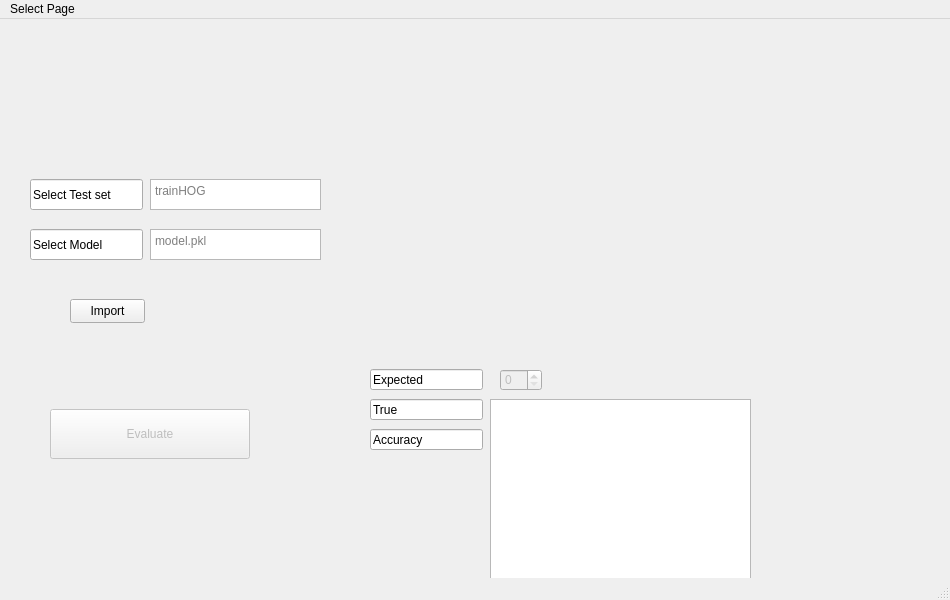
<?xml version="1.0" encoding="UTF-8"?>
<ui version="4.0">
 <class>Model_Evaluate_2</class>
 <widget class="QMainWindow" name="Model_Evaluate_2">
  <property name="geometry">
   <rect>
    <x>0</x>
    <y>0</y>
    <width>950</width>
    <height>600</height>
   </rect>
  </property>
  <property name="windowTitle">
   <string>Evaluate Window</string>
  </property>
  <property name="iconSize">
   <size>
    <width>16</width>
    <height>16</height>
   </size>
  </property>
  <widget class="QWidget" name="centralwidget">
   <widget class="QLabel" name="Image">
    <property name="geometry">
     <rect>
      <x>330</x>
      <y>30</y>
      <width>371</width>
      <height>301</height>
     </rect>
    </property>
    <property name="text">
     <string/>
    </property>
    <property name="pixmap">
     <pixmap>../../../Pictures/c2p conversion/patrick.jpg</pixmap>
    </property>
   </widget>
   <widget class="QTextEdit" name="Select_Test_Set">
    <property name="geometry">
     <rect>
      <x>150</x>
      <y>160</y>
      <width>171</width>
      <height>31</height>
     </rect>
    </property>
    <property name="placeholderText">
     <string>trainHOG</string>
    </property>
   </widget>
   <widget class="QLineEdit" name="Select_Test_set_sign">
    <property name="geometry">
     <rect>
      <x>30</x>
      <y>160</y>
      <width>113</width>
      <height>31</height>
     </rect>
    </property>
    <property name="text">
     <string>Select Test set</string>
    </property>
    <property name="readOnly">
     <bool>true</bool>
    </property>
   </widget>
   <widget class="QTextEdit" name="Select_Model">
    <property name="geometry">
     <rect>
      <x>150</x>
      <y>210</y>
      <width>171</width>
      <height>31</height>
     </rect>
    </property>
    <property name="placeholderText">
     <string>model.pkl</string>
    </property>
   </widget>
   <widget class="QLineEdit" name="Select_Model_sign">
    <property name="geometry">
     <rect>
      <x>30</x>
      <y>210</y>
      <width>113</width>
      <height>31</height>
     </rect>
    </property>
    <property name="text">
     <string>Select Model</string>
    </property>
    <property name="readOnly">
     <bool>true</bool>
    </property>
   </widget>
   <widget class="QPushButton" name="Model_Import">
    <property name="geometry">
     <rect>
      <x>70</x>
      <y>280</y>
      <width>75</width>
      <height>24</height>
     </rect>
    </property>
    <property name="text">
     <string>Import</string>
    </property>
   </widget>
   <widget class="QPushButton" name="Model_Evaluate">
    <property name="enabled">
     <bool>false</bool>
    </property>
    <property name="geometry">
     <rect>
      <x>50</x>
      <y>390</y>
      <width>200</width>
      <height>50</height>
     </rect>
    </property>
    <property name="text">
     <string>Evaluate</string>
    </property>
    <property name="iconSize">
     <size>
      <width>32</width>
      <height>32</height>
     </size>
    </property>
    <property name="flat">
     <bool>false</bool>
    </property>
   </widget>
   <widget class="QLineEdit" name="PRE_E">
    <property name="geometry">
     <rect>
      <x>370</x>
      <y>350</y>
      <width>113</width>
      <height>21</height>
     </rect>
    </property>
    <property name="text">
     <string>Expected</string>
    </property>
   </widget>
   <widget class="QLineEdit" name="PRE_T">
    <property name="geometry">
     <rect>
      <x>370</x>
      <y>380</y>
      <width>113</width>
      <height>21</height>
     </rect>
    </property>
    <property name="text">
     <string>True</string>
    </property>
   </widget>
   <widget class="QLineEdit" name="Acc">
    <property name="geometry">
     <rect>
      <x>370</x>
      <y>410</y>
      <width>113</width>
      <height>21</height>
     </rect>
    </property>
    <property name="text">
     <string>Accuracy</string>
    </property>
   </widget>
   <widget class="QSpinBox" name="Image_select">
    <property name="enabled">
     <bool>false</bool>
    </property>
    <property name="geometry">
     <rect>
      <x>500</x>
      <y>350</y>
      <width>42</width>
      <height>22</height>
     </rect>
    </property>
    <property name="maximum">
     <number>199</number>
    </property>
   </widget>
   <widget class="QTextEdit" name="Report">
    <property name="geometry">
     <rect>
      <x>490</x>
      <y>380</y>
      <width>261</width>
      <height>181</height>
     </rect>
    </property>
    <property name="readOnly">
     <bool>true</bool>
    </property>
   </widget>
  </widget>
  <widget class="QMenuBar" name="menubar">
   <property name="geometry">
    <rect>
     <x>0</x>
     <y>0</y>
     <width>950</width>
     <height>22</height>
    </rect>
   </property>
   <widget class="QMenu" name="Select">
    <property name="title">
     <string>Select Page</string>
    </property>
   </widget>
   <addaction name="Select"/>
  </widget>
  <widget class="QStatusBar" name="statusbar"/>
 </widget>
 <resources/>
 <connections/>
</ui>
